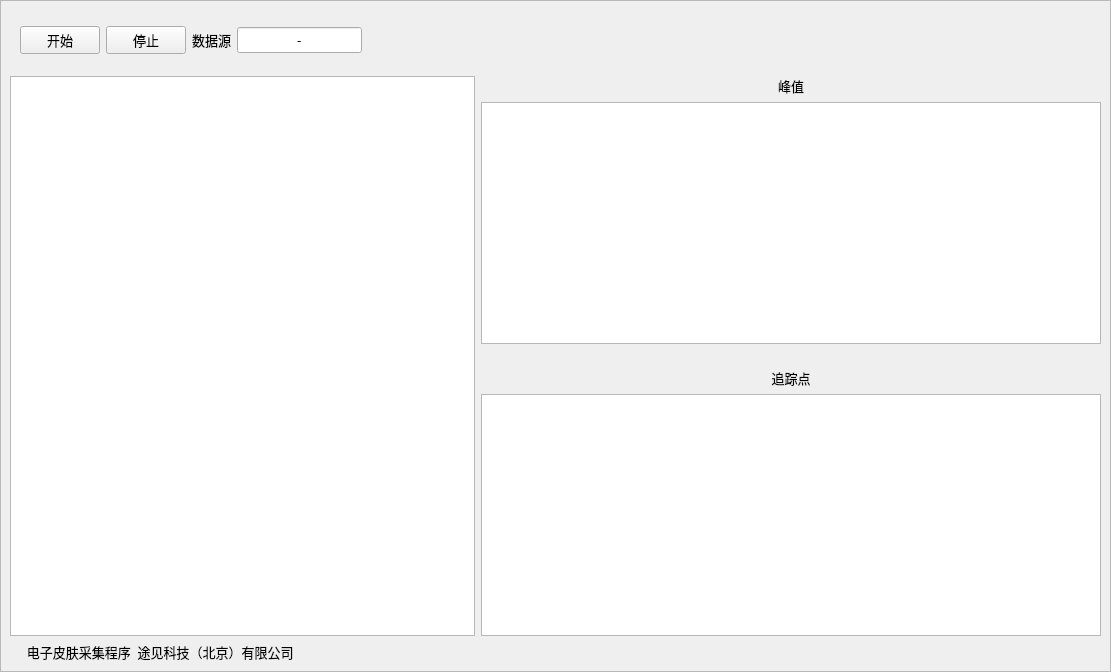
<?xml version="1.0" encoding="UTF-8"?>
<ui version="4.0">
 <class>Form</class>
 <widget class="QWidget" name="Form">
  <property name="geometry">
   <rect>
    <x>0</x>
    <y>0</y>
    <width>1111</width>
    <height>672</height>
   </rect>
  </property>
  <property name="windowTitle">
   <string>Form</string>
  </property>
  <property name="styleSheet">
   <string notr="true">backgroud-color: #202020</string>
  </property>
  <layout class="QGridLayout" name="gridLayout_2">
   <property name="leftMargin">
    <number>0</number>
   </property>
   <property name="topMargin">
    <number>0</number>
   </property>
   <property name="rightMargin">
    <number>0</number>
   </property>
   <property name="bottomMargin">
    <number>0</number>
   </property>
   <item row="0" column="0">
    <widget class="QFrame" name="bg">
     <property name="styleSheet">
      <string notr="true"/>
     </property>
     <property name="frameShape">
      <enum>QFrame::StyledPanel</enum>
     </property>
     <property name="frameShadow">
      <enum>QFrame::Raised</enum>
     </property>
     <layout class="QGridLayout" name="gridLayout">
      <item row="0" column="0">
       <layout class="QHBoxLayout" name="horizontalLayout">
        <item>
         <spacer name="horizontalSpacer_2">
          <property name="orientation">
           <enum>Qt::Horizontal</enum>
          </property>
          <property name="sizeType">
           <enum>QSizePolicy::Fixed</enum>
          </property>
          <property name="sizeHint" stdset="0">
           <size>
            <width>10</width>
            <height>10</height>
           </size>
          </property>
         </spacer>
        </item>
        <item>
         <widget class="QPushButton" name="button_start">
          <property name="font">
           <font>
            <family>微软雅黑</family>
            <pointsize>10</pointsize>
           </font>
          </property>
          <property name="text">
           <string>开始</string>
          </property>
         </widget>
        </item>
        <item>
         <widget class="QPushButton" name="button_stop">
          <property name="font">
           <font>
            <family>微软雅黑</family>
            <pointsize>10</pointsize>
           </font>
          </property>
          <property name="text">
           <string>停止</string>
          </property>
         </widget>
        </item>
        <item>
         <widget class="QLabel" name="label_4">
          <property name="font">
           <font>
            <family>微软雅黑</family>
            <pointsize>10</pointsize>
           </font>
          </property>
          <property name="text">
           <string>数据源</string>
          </property>
         </widget>
        </item>
        <item>
         <widget class="QLineEdit" name="com_port">
          <property name="sizePolicy">
           <sizepolicy hsizetype="Minimum" vsizetype="Fixed">
            <horstretch>0</horstretch>
            <verstretch>0</verstretch>
           </sizepolicy>
          </property>
          <property name="font">
           <font>
            <family>微软雅黑</family>
            <pointsize>10</pointsize>
           </font>
          </property>
          <property name="text">
           <string>-</string>
          </property>
          <property name="frame">
           <bool>true</bool>
          </property>
          <property name="echoMode">
           <enum>QLineEdit::Normal</enum>
          </property>
          <property name="alignment">
           <set>Qt::AlignCenter</set>
          </property>
         </widget>
        </item>
        <item>
         <spacer name="horizontalSpacer_3">
          <property name="orientation">
           <enum>Qt::Horizontal</enum>
          </property>
          <property name="sizeHint" stdset="0">
           <size>
            <width>108</width>
            <height>20</height>
           </size>
          </property>
         </spacer>
        </item>
        <item>
         <widget class="QLabel" name="label_logo">
          <property name="sizePolicy">
           <sizepolicy hsizetype="Fixed" vsizetype="Fixed">
            <horstretch>30</horstretch>
            <verstretch>2</verstretch>
           </sizepolicy>
          </property>
          <property name="minimumSize">
           <size>
            <width>100</width>
            <height>60</height>
           </size>
          </property>
          <property name="styleSheet">
           <string notr="true"/>
          </property>
          <property name="text">
           <string/>
          </property>
         </widget>
        </item>
       </layout>
      </item>
      <item row="1" column="0">
       <layout class="QHBoxLayout" name="horizontalLayout_2" stretch="3,4">
        <item>
         <widget class="GraphicsLayoutWidget" name="fig_image">
          <property name="sizePolicy">
           <sizepolicy hsizetype="Expanding" vsizetype="Expanding">
            <horstretch>0</horstretch>
            <verstretch>0</verstretch>
           </sizepolicy>
          </property>
          <property name="font">
           <font>
            <family>SimSun-ExtB</family>
            <pointsize>16</pointsize>
           </font>
          </property>
         </widget>
        </item>
        <item>
         <layout class="QVBoxLayout" name="verticalLayout">
          <item>
           <widget class="QLabel" name="label_3">
            <property name="font">
             <font>
              <family>微软雅黑</family>
              <pointsize>10</pointsize>
             </font>
            </property>
            <property name="text">
             <string>峰值</string>
            </property>
            <property name="alignment">
             <set>Qt::AlignCenter</set>
            </property>
           </widget>
          </item>
          <item>
           <widget class="GraphicsLayoutWidget" name="fig_1">
            <property name="font">
             <font>
              <family>SimSun-ExtB</family>
              <pointsize>16</pointsize>
             </font>
            </property>
           </widget>
          </item>
          <item>
           <spacer name="verticalSpacer_3">
            <property name="orientation">
             <enum>Qt::Vertical</enum>
            </property>
            <property name="sizeType">
             <enum>QSizePolicy::Preferred</enum>
            </property>
            <property name="sizeHint" stdset="0">
             <size>
              <width>20</width>
              <height>18</height>
             </size>
            </property>
           </spacer>
          </item>
          <item>
           <widget class="QLabel" name="label_2">
            <property name="font">
             <font>
              <family>微软雅黑</family>
              <pointsize>10</pointsize>
             </font>
            </property>
            <property name="text">
             <string>追踪点</string>
            </property>
            <property name="alignment">
             <set>Qt::AlignCenter</set>
            </property>
           </widget>
          </item>
          <item>
           <widget class="GraphicsLayoutWidget" name="fig_2">
            <property name="font">
             <font>
              <family>SimSun-ExtB</family>
              <pointsize>16</pointsize>
             </font>
            </property>
           </widget>
          </item>
         </layout>
        </item>
       </layout>
      </item>
      <item row="2" column="0">
       <layout class="QHBoxLayout" name="horizontalLayout_4">
        <item>
         <spacer name="horizontalSpacer_6">
          <property name="orientation">
           <enum>Qt::Horizontal</enum>
          </property>
          <property name="sizeType">
           <enum>QSizePolicy::Fixed</enum>
          </property>
          <property name="sizeHint" stdset="0">
           <size>
            <width>10</width>
            <height>10</height>
           </size>
          </property>
         </spacer>
        </item>
        <item>
         <widget class="QLabel" name="label_5">
          <property name="font">
           <font>
            <family>微软雅黑</family>
            <pointsize>10</pointsize>
           </font>
          </property>
          <property name="text">
           <string>  电子皮肤采集程序  途见科技（北京）有限公司</string>
          </property>
         </widget>
        </item>
       </layout>
      </item>
     </layout>
    </widget>
   </item>
  </layout>
 </widget>
 <customwidgets>
  <customwidget>
   <class>GraphicsLayoutWidget</class>
   <extends>QGraphicsView</extends>
   <header location="global">pyqtgraph</header>
  </customwidget>
 </customwidgets>
 <resources/>
 <connections/>
</ui>
